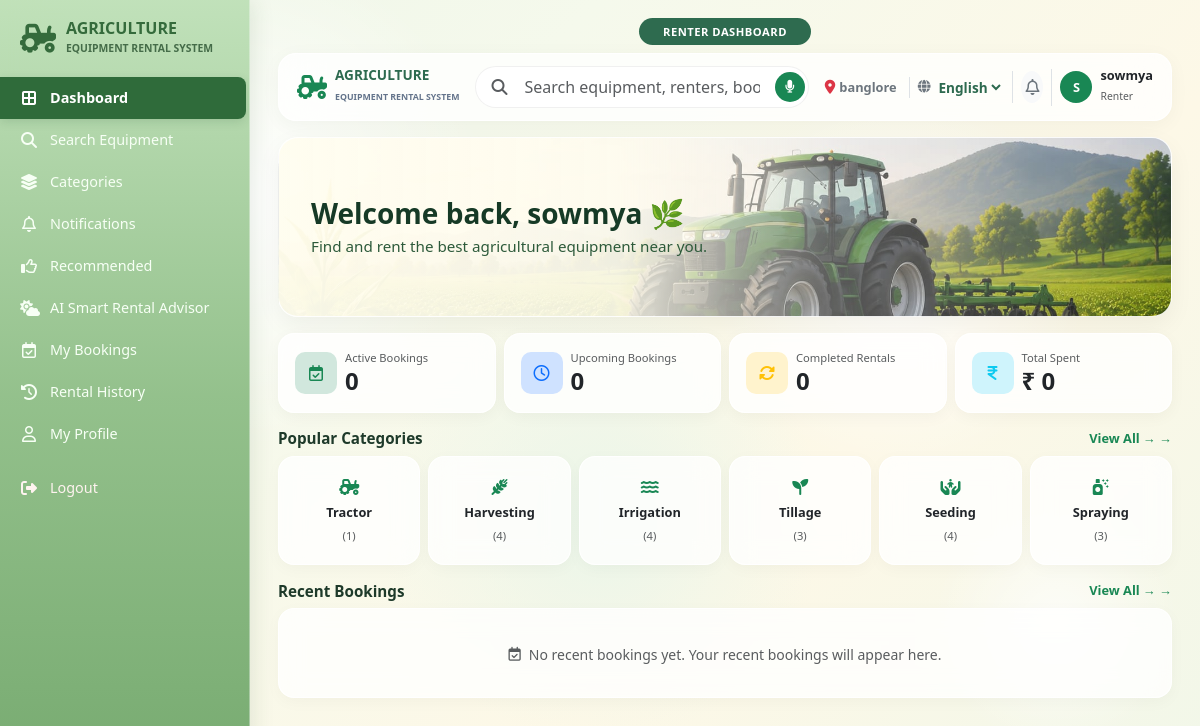
/renter_dashboard.php (signed in), run on the app's committed database.
### tables this page shows
CREATE TABLE `users` (
  `user_id` int(11) NOT NULL,
  `full_name` varchar(100) NOT NULL,
  `email` varchar(100) NOT NULL,
  `phone` varchar(15) NOT NULL,
  `password` varchar(255) NOT NULL,
  `role` enum('renter','lender') NOT NULL,
  `security_question` varchar(255) DEFAULT NULL,
  `security_answer` varchar(255) DEFAULT NULL,
  `address` varchar(255) DEFAULT NULL,
  `profile_pic` varchar(255) DEFAULT 'default_avatar.png',
  `reset_otp` varchar(6) DEFAULT NULL,
  `otp_expires_at` datetime DEFAULT NULL,
  `otp_code` varchar(6) DEFAULT NULL,
  `otp_expiry` datetime DEFAULT NULL
);

CREATE TABLE `categories` (
  `category_id` int(11) NOT NULL,
  `category_name` varchar(50) NOT NULL,
  `description` text DEFAULT NULL,
  `image` varchar(255) DEFAULT NULL,
  `icon_class` varchar(50) DEFAULT 'fa-tractor'
);

### includes/lang.php (called while the page is built, shortened)
<?php
$current_lang = $_SESSION['lang'] ?? 'en';
function __($key) {
    global $translations, $current_lang;
    return $translations[$current_lang][$key] ?? $translations['en'][$key] ?? $key;
}
?>

### renter_dashboard.php (the view, shortened to what this page needs)
<?php
require_once 'includes/lang.php';
$user_id = mysqli_real_escape_string($conn, $_SESSION['user_id']);
$user_query = "SELECT full_name, email, COALESCE(address, 'Not Specified') AS address, COALESCE(city, '') AS city, COALESCE(district, '') AS district, COALESCE(state, '') AS state FROM users WHERE user_id = '$user_id'";
$user_res = mysqli_query($conn, $user_query);
$user_info = mysqli_fetch_assoc($user_res);
function dashboard_category_label($category_name) {
    $key = strtolower(trim($category_name));
    $category_keys = ['tractor' => 'tractor','harvesting' => 'harvesting','irrigation' => 'irrigation','tillage' => 'tillage','seeding' => 'seeding','spraying' => 'spraying'];
    if (isset($category_keys[$key])) { $translated = __($category_keys[$key]); return ($translated !== $category_keys[$key]) ? $translated : $category_name; }
    return $category_name;
}
$active_sql = "SELECT COUNT(*) AS total FROM bookings WHERE renter_id = '$user_id' AND status IN ('confirmed', 'active')";
$active_res = mysqli_query($conn, $active_sql);
$active_count = ($active_res) ? mysqli_fetch_assoc($active_res)['total'] : 0;
$upcoming_sql = "SELECT COUNT(*) AS total FROM bookings WHERE renter_id = '$user_id' AND status = 'pending'";
$upcoming_res = mysqli_query($conn, $upcoming_sql);
$upcoming_count = ($upcoming_res) ? mysqli_fetch_assoc($upcoming_res)['total'] : 0;
$completed_sql = "SELECT COUNT(*) AS total FROM bookings WHERE renter_id = '$user_id' AND status = 'completed'";
$completed_res = mysqli_query($conn, $completed_sql);
$completed_count = ($completed_res) ? mysqli_fetch_assoc($completed_res)['total'] : 0;
$spent_sql = "SELECT SUM(total_amount) AS total FROM bookings WHERE renter_id = '$user_id' AND status = 'completed'";
$spent_res = mysqli_query($conn, $spent_sql);
$spent_val = mysqli_fetch_assoc($spent_res)['total'];
$total_spent = ($spent_val) ? number_format($spent_val, 0) : '0';
$cat_query = "SELECT category_id, category_name, icon_class FROM categories LIMIT 6";
$cat_res = mysqli_query($conn, $cat_query);
$recent_query = "SELECT b.*, e.title AS equipment_name FROM bookings b JOIN equipment e ON b.equipment_id = e.equipment_id WHERE b.renter_id = '$user_id' ORDER BY b.booking_id DESC LIMIT 5";
$recent_res = mysqli_query($conn, $recent_query);
?>
<!DOCTYPE html>
<html lang="<?= $current_lang; ?>">
<head>
<link href="https://cdn.jsdelivr.net/npm/bootstrap@5.3.2/dist/css/bootstrap.min.css" rel="stylesheet">
<link rel="stylesheet" href="https://cdnjs.cloudflare.com/ajax/libs/font-awesome/6.4.2/css/all.min.css">
</head>
<body>
<?php include 'renter_sidebar.php'; ?>
<div class="main-wrapper">
<div class="text-center mb-2"><span class="badge px-4 py-2 rounded-pill fw-bold" style="background:#2e6b4f;letter-spacing:0.5px;font-size:0.7rem;"><?= strtoupper(__('renter_dashboard')); ?></span></div>
<div class="top-navbar d-flex align-items-center justify-content-between mb-3">
<div class="d-flex align-items-center gap-3"><button class="btn btn-light border-0 d-md-none"><i class="fa-solid fa-bars"></i></button><div class="d-flex align-items-center gap-2"><i class="fa-solid fa-tractor text-success fa-xl"></i><div><strong style="color:#2d6a4f;display:block;line-height:1;font-size:.85rem;">AGRICULTURE</strong><span style="font-size:.55rem;color:#64748b;font-weight:700;">EQUIPMENT RENTAL SYSTEM</span></div></div></div>
<form action="search_equipment.php" method="GET" id="searchForm" class="flex-grow-1 mx-3" style="max-width:430px;"><div class="position-relative d-flex align-items-center"><i class="fa-solid fa-magnifying-glass position-absolute start-0 ms-3 text-muted"></i><input type="text" name="q" id="searchInput" class="form-control ps-5 pe-5" placeholder="<?= __('search_placeholder'); ?>"><button type="button" id="micBtn" onclick="startVoiceSearch()" class="btn btn-success rounded-circle position-absolute end-0 me-1 d-flex align-items-center justify-content-center" style="width:30px;height:30px;border:none;"><i class="fa-solid fa-microphone text-white" style="font-size:0.8rem;" id="micIcon"></i></button></div></form>
<div class="d-flex align-items-center gap-2"><div class="small text-secondary fw-semibold d-none d-lg-flex align-items-center gap-1"><i class="fa-solid fa-location-dot text-danger"></i><span style="font-size:0.8rem;"><?= htmlspecialchars($user_info['address'] ?? 'Devanahalli, Bengaluru Rural'); ?></span></div><div class="d-flex align-items-center gap-1 border-start ps-2 ms-1"><i class="fa-solid fa-globe text-secondary" style="font-size:0.8rem;"></i><select class="lang-select" onchange="window.location.href='renter_dashboard.php?lang='+this.value;"><option value="en" <?= ($current_lang==='en')?'selected':''; ?>>English</option><option value="kn" <?= ($current_lang==='kn')?'selected':''; ?>>ಕನ್ನಡ</option><option value="hi" <?= ($current_lang==='hi')?'selected':''; ?>>हिंदी</option></select></div><div class="border-start ps-2"><a href="notifications.php?lang=<?= urlencode($current_lang); ?>" class="btn btn-light border-0 position-relative p-1 rounded-circle"><i class="fa-regular fa-bell text-secondary"></i><?php if($unread_count>0): ?><span class="position-absolute top-0 start-100 translate-middle badge rounded-circle bg-danger" style="font-size:.6rem;"><?= $unread_count; ?></span><?php endif; ?></a></div><a href="profile.php" class="d-flex align-items-center gap-2 border-start ps-2 text-decoration-none text-dark"><div class="bg-success text-white rounded-circle d-flex align-items-center justify-content-center fw-bold" style="width:32px;height:32px;font-size:0.8rem;"><?= strtoupper(substr($user_info['full_name']??'P',0,1)); ?></div><div class="d-none d-sm-block"><div class="fw-bold" style="font-size:0.8rem;line-height:1;"><?= htmlspecialchars($user_info['full_name']??'Pragathi'); ?></div><span class="text-muted" style="font-size:0.65rem;"><?= htmlspecialchars(__('renter_role')); ?></span></div></a></div>
</div>
<div class="welcome-banner mb-3"><div><h3 class="fw-bold mb-1"><?= __('welcome_back'); ?>, <?= htmlspecialchars($user_info['full_name']??'User'); ?> 🌿</h3><p class="mb-0 small"><?= __('find_and_rent'); ?></p></div></div>
<div class="row g-2 mb-3">
<div class="col-md-3 col-6"><div class="stat-card d-flex align-items-center gap-2"><div class="stat-icon-wrapper bg-success-subtle text-success"><i class="fa-regular fa-calendar-check"></i></div><div><div class="text-muted" style="font-size:.7rem;"><?= __('active_bookings'); ?></div><h4 class="fw-bold mb-0"><?= $active_count; ?></h4></div></div></div>
<div class="col-md-3 col-6"><div class="stat-card d-flex align-items-center gap-2"><div class="stat-icon-wrapper bg-primary-subtle text-primary"><i class="fa-regular fa-clock"></i></div><div><div class="text-muted" style="font-size:.7rem;"><?= __('upcoming_bookings'); ?></div><h4 class="fw-bold mb-0"><?= $upcoming_count; ?></h4></div></div></div>
<div class="col-md-3 col-6"><div class="stat-card d-flex align-items-center gap-2"><div class="stat-icon-wrapper bg-warning-subtle text-warning"><i class="fa-solid fa-rotate"></i></div><div><div class="text-muted" style="font-size:.7rem;"><?= __('completed_rentals'); ?></div><h4 class="fw-bold mb-0"><?= $completed_count; ?></h4></div></div></div>
<div class="col-md-3 col-6"><div class="stat-card d-flex align-items-center gap-2"><div class="stat-icon-wrapper bg-info-subtle text-info"><i class="fa-solid fa-indian-rupee-sign"></i></div><div><div class="text-muted" style="font-size:.7rem;"><?= __('total_spent'); ?></div><h4 class="fw-bold mb-0">₹ <?= $total_spent; ?></h4></div></div></div>
</div>
<div class="d-flex justify-content-between align-items-center mb-2"><h6 class="fw-bold mb-0" style="font-size:0.95rem;"><?= __('popular_categories'); ?></h6><a href="categories.php" class="text-success small text-decoration-none fw-semibold" style="font-size:0.8rem;"><?= __('view_all'); ?> →</a></div>
<div class="row g-2 mb-3">
<?php if($cat_res && mysqli_num_rows($cat_res)>0): while($cat=mysqli_fetch_assoc($cat_res)): $cat_name=dashboard_category_label($cat['category_name']); $q_equip="SELECT COUNT(*) AS total FROM equipment WHERE category_id=".(int)$cat['category_id']; $res_equip=mysqli_query($conn,$q_equip); $row_equip=mysqli_fetch_assoc($res_equip); $total_equipment_count=$row_equip['total']??0; ?>
<div class="col-md-2 col-4"><a href="category_items.php?category_id=<?= (int)$cat['category_id']; ?>" class="text-decoration-none text-dark d-block h-100"><div class="bg-white border rounded p-3 text-center h-100 cat-box"><i class="<?= $cat['icon_class']?:'fa-solid fa-gears'; ?> text-success mb-2"></i><div class="fw-bold" style="font-size:0.8rem;"><?= htmlspecialchars($cat_name); ?></div><span class="text-muted" style="font-size:0.7rem;">(<?= (int)$total_equipment_count; ?>)</span></div></a></div>
<?php endwhile; else: ?><div class="col-12"><div class="text-muted small p-2 bg-white rounded border text-center"><?= htmlspecialchars(__('no_categories')); ?></div></div><?php endif; ?>
</div>
<div class="d-flex justify-content-between align-items-center mb-2"><h6 class="fw-bold mb-0" style="font-size:0.95rem;"><?= __('recent_bookings'); ?></h6><a href="my_bookings.php" class="text-success small text-decoration-none fw-semibold" style="font-size:0.8rem;"><?= __('view_all'); ?> →</a></div>
<div class="bg-white rounded border p-3">
<?php if($recent_res && mysqli_num_rows($recent_res)>0): ?>
<table class="table align-middle small mb-0"><thead class="table-light"><tr><th><?= htmlspecialchars(__('table_col_equipment')); ?></th><th><?= htmlspecialchars(__('booking_id')); ?></th><th><?= htmlspecialchars(__('from_to')); ?></th><th><?= htmlspecialchars(__('table_col_status')); ?></th><th><?= htmlspecialchars(__('amount')); ?></th></tr></thead><tbody>
<?php while($row=mysqli_fetch_assoc($recent_res)): ?>
<tr><td><strong><?= htmlspecialchars($row['equipment_name']); ?></strong></td><td>BK<?= $row['booking_id']; ?></td><td><?= $row['start_date']; ?> - <?= $row['end_date']; ?></td><td><span class="badge bg-<?= ($row['status']=='confirmed')?'success':(($row['status']=='pending')?'warning':'secondary'); ?>"><?= htmlspecialchars(dashboard_status_label($row['status'])); ?></span></td><td>₹ <?= number_format($row['total_amount']); ?></td></tr>
<?php endwhile; ?></tbody></table>
<?php else: ?>
<div class="text-center py-3"><div class="d-inline-flex align-items-center gap-2 text-muted small"><i class="fa-regular fa-calendar-check"></i> No recent bookings yet. Your recent bookings will appear here.</div></div>
<?php endif; ?>
</div>
</div>
</body>
</html>

### renter_dashboard.php (style rules this page uses)
:root { --brand:#2d6a4f;--glass:rgba(255,255,255,0.72);--border:rgba(255,255,255,0.9);--shadow:0 10px 30px rgba(39,93,67,.08); }
body { font-family:'Segoe UI',Tahoma,Verdana,sans-serif; background: radial-gradient(circle at 20% 25%, rgba(255,255,255,0.95) 0%, transparent 22%), radial-gradient(circle at 75% 35%, rgba(255,255,255,0.85) 0%, transparent 18%), radial-gradient(circle at 50% 65%, rgba(232,245,233,0.9) 0%, transparent 28%), radial-gradient(circle at 88% 78%, rgba(255,255,255,0.7) 0%, transparent 10%), linear-gradient(135deg,#eef6e8 0%, #f5f9ec 30%, #fdf8e7 65%, #f1f7e9 100%) !important; background-attachment:fixed !important; }
.main-wrapper { margin-left:250px;padding:18px 28px; }
.top-navbar { background:rgba(255,255,255,0.78) !important;border:1px solid var(--border) !important;border-radius:18px !important;backdrop-filter:blur(20px);box-shadow:0 4px 20px rgba(0,0,0,0.04) !important;padding:12px 18px !important; }
.top-navbar .form-control { background:rgba(255,255,255,0.9) !important;border:1px solid rgba(0,0,0,0.06) !important;height:42px;border-radius:50rem; }
.lang-select { border:none;background:transparent;font-weight:600;font-size:.85rem;color:#2d6a4f;cursor:pointer; }
.welcome-banner { min-height:180px;display:flex;align-items:center;padding:28px 32px;border-radius:20px !important; border:1px solid rgba(255,255,255,0.9) !important;box-shadow:0 8px 24px rgba(0,0,0,0.05) !important; background:linear-gradient(90deg, rgba(255,253,240,0.96) 0%, rgba(255,253,240,0.90) 38%, rgba(255,255,255,0.35) 62%, rgba(255,255,255,0.05) 100%), url('images/tractor3.jpg') !important; background-size:cover !important;background-position:right center !important; }
.welcome-banner h3 { color:#163a26 !important;font-weight:800 !important;font-size:1.75rem !important; }
.welcome-banner p { color:#2d5a3a !important;font-weight:500 !important;font-size:0.95rem !important; }
.stat-card { background:rgba(255,255,255,0.80) !important;border:1px solid var(--border) !important;border-radius:16px !important;backdrop-filter:blur(12px);box-shadow:0 4px 16px rgba(0,0,0,0.04) !important;padding:16px !important;transition:0.25s; }
.stat-icon-wrapper { width:42px;height:42px;border-radius:10px;display:flex;align-items:center;justify-content:center; }
.cat-box { background:rgba(255,255,255,0.78) !important;border:1px solid var(--border) !important;border-radius:16px !important;backdrop-filter:blur(12px);box-shadow:0 4px 16px rgba(0,0,0,0.03) !important;padding:18px 10px !important;transition:0.25s; }
.main-wrapper>.bg-white { background:rgba(255,255,255,0.78) !important;border:1px solid var(--border) !important;border-radius:16px !important;backdrop-filter:blur(12px);box-shadow:0 4px 16px rgba(0,0,0,0.03) !important; }
.main-wrapper h6 { font-weight:700;color:#1e3a2a; }
@media (min-width:769px) { .main-wrapper { margin-left:250px; } }

### data on the page
users: full_name "S", full_name "sowmya"
categories: category_name "Tractor", total_equipment_count "1"
categories: category_name "Harvesting", total_equipment_count "4"
categories: category_name "Irrigation", total_equipment_count "4"
categories: category_name "Tillage", total_equipment_count "3"
categories: category_name "Seeding", total_equipment_count "4"
categories: category_name "Spraying", total_equipment_count "3"

### other printed values
__('brand_main') "AGRICULTURE"
__('brand_sub') "EQUIPMENT RENTAL SYSTEM"
__('dashboard') "Dashboard"
__('search_equipment') "Search Equipment"
__('categories') "Categories"
__('notifications') "Notifications"
__('recommended') "Recommended"
__('weather_advisor') "AI Smart Rental Advisor"
__('my_bookings') "My Bookings"
__('rental_history') "Rental History"
__('my_profile') "My Profile"
__('logout') "Logout"
__('renter_dashboard') "RENTER DASHBOARD"
$user_info['address'] "banglore"
__('renter_role') "Renter"
